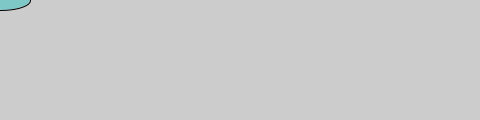
Frame 1 (no input)
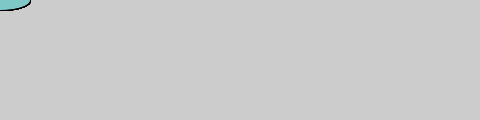
Frame 60 (the mouse pressed at the canvas centre just before this capture)
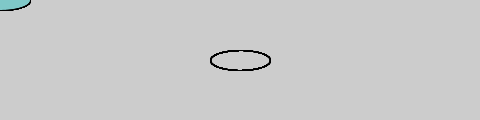
Frame 120 (the mouse held since frame 60 and released just before this capture)

The Processing sketch that drew these frames (run headless with seeded random() and noise(); from frame 60 on, the mouse is pressed at the canvas centre):

// Processing sketch: processing_134126
// ── processing_134126.pde

int counter;
void setup() {
  size(480, 120);
}

void draw() {
  if (mousePressed) {
    fill(255,0);
  } else {
    fill(127, 200, 200);
  }
  ellipse(mouseX, mouseY, 60, 20);
}
